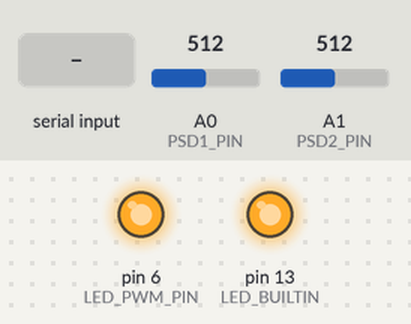
Recording of a sketch running on a simulated Arduino Uno, built with avr-gcc and run on an emulated ATmega328P. Shown: output pins drawn as LEDs (lit = HIGH). Dashed ring = blinking. The test bench sets the inputs (shaded band); at power-on: A0 (PSD1_PIN) = 512, A1 (PSD2_PIN) = 512. What the sketch prints to the serial monitor is not drawn.

Above: at 1.9 s.
2.0 s: "r" received over Serial
At 3.71 s:
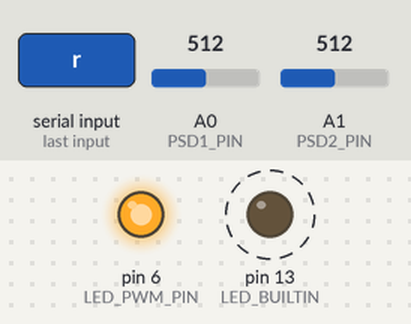
At 5.8 s:
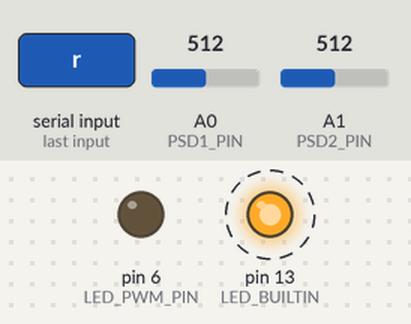
Timing chart, 0 to 11.0 s (numbered marks = the images above; inputs shaded):
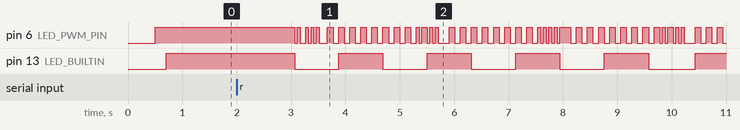

Measured:
- after the input at 2.0 s, pin 13 (LED_BUILTIN): alternates HIGH for 0.81 s and LOW for 0.82 s, starting after 1.1 s

The sketch:

calibrateB.ino
```cpp
// 标定模块 B版本：不使用ADS1115，Arduino直接读取PSD两路运放输出。
// PSD通道1接A0，PSD通道2接A1。
#include <Arduino.h>

// ================= 参数定义 =================
#define LED_PWM_PIN    6               // 外置LED PWM控制（标定光源，分级亮度）
#define LED_BUILTIN    13              // 板载LED
#define PSD1_PIN        A0              // PSD通道1运放输出
#define PSD2_PIN        A1              // PSD通道2运放输出

const float    SAMPLE_RESISTOR = 220.0;    // 采样电阻阻值 Ω
const uint8_t  NUM_LEVELS      = 6;        // 标定档位数量
const uint8_t  PWM_LEVELS[NUM_LEVELS] = { 42, 84, 126, 168, 210, 255 };  // 各级PWM占空比(0~255)
const uint16_t SETTLE_MS       = 500;      // 每级稳定等待时间 ms (演示缩短)
const uint8_t  SAMPLES_PER_LEVEL = 17;     // 每级采样组数（6级累计约100组）
const uint16_t CALIB_SAMPLES   = 100;      // 每轮累计数据组数，满后输出推荐标定值
const uint16_t BASE_SAMPLES    = 200;      // 环境光采样次数
const uint16_t BLINK_INTERVAL  = 800;      // 板载LED闪烁间隔 ms

// ================= 全局变量 =================
float V1_ambient = 0;                      // PSD通道1环境光电压 V
float V2_ambient = 0;                      // PSD通道2环境光电压 V
float sumP = 0, sumI = 0, sumPP = 0, sumPI = 0, sumII = 0;  // 最小二乘累积量
uint16_t count = 0;                        // 本轮累计数据组数
uint8_t level = 0;                         // 当前档位
uint8_t levelSample = 0;                   // 当前档位内已采组数

// ================= 灯语 (与A版本完全一致) =================
void statusSlowBlink() {
  static uint32_t timer = 0;
  static bool state = false;
  if (millis() - timer > BLINK_INTERVAL) {
    timer = millis();
    state = !state;
    digitalWrite(LED_BUILTIN, state);
  }
}

// 标定过程中 D6 快闪（100 ms 周期、50% 占空比）。
void externalCalibrateBlink() {
  static uint32_t timer = 0;
  static bool state = false;
  if (millis() - timer >= 50) {
    timer = millis();
    state = !state;
    digitalWrite(LED_PWM_PIN, state);
  }
}

// ================= 环境光测量（Arduino内置ADC） =================
void measureAmbient() {
  float sum1 = 0, sum2 = 0;
  Serial.println(F("检测环境光中..."));
  for (uint16_t i = 0; i < BASE_SAMPLES; i++) {
    sum1 += analogRead(PSD1_PIN) * 5.0 / 1023.0;
    sum2 += analogRead(PSD2_PIN) * 5.0 / 1023.0;
    delay(5);
  }
  V1_ambient = sum1 / BASE_SAMPLES;
  V2_ambient = sum2 / BASE_SAMPLES;
}

// 归一化位置算子 P = (V2 - V1) / (V1 + V2)
float readP() {
  float V1 = analogRead(PSD1_PIN) * 5.0 / 1023.0 - V1_ambient;
  float V2 = analogRead(PSD2_PIN) * 5.0 / 1023.0 - V2_ambient;
  if (V1 < 0) { V1 = 0; }
  if (V2 < 0) { V2 = 0; }
  float sum = V1 + V2;
  return (sum > 0.001) ? ((V2 - V1) / sum) : 0;
}

// 重置本轮累积量
void resetSums() {
  sumP = 0; sumI = 0; sumPP = 0; sumPI = 0; sumII = 0;
}

// ================= 最小二乘拟合 I = k_IP·P + b_IP 并输出推荐标定值 (与A版本一致) =================
void fitAndReport() {
  uint16_t n = count;
  float denom = n * sumPP - sumP * sumP;
  float k_IP = (denom > 0) ? (n * sumPI - sumP * sumI) / denom : 0;
  float b_IP = (sumI - k_IP * sumP) / n;

  // 相关系数 R²（由累积量直接计算）
  float meanI = sumI / n;
  float ssTot = sumII - n * meanI * meanI;
  float ssRes = sumII + k_IP * k_IP * sumPP + n * b_IP * b_IP
              - 2 * k_IP * sumPI - 2 * b_IP * sumI + 2 * k_IP * b_IP * sumP;
  float r2 = (ssTot > 0) ? (1 - ssRes / ssTot) : 0;

  Serial.println();
  Serial.println(F("==================== 推荐标定值 ===================="));
  Serial.print(F("k_IP = "));
  Serial.print(k_IP, 6);
  Serial.println(F(" mA/单位P"));
  Serial.print(F("b_IP = "));
  Serial.print(b_IP, 6);
  Serial.println(F(" mA"));
  Serial.print(F("R²   = "));
  Serial.println(r2, 6);
  Serial.println(F("=================================================="));
}

// ================= 初始化 =================
void setup() {
  Serial.begin(115200);
  delay(500);
  pinMode(LED_PWM_PIN, OUTPUT);
  pinMode(PSD1_PIN, INPUT);
  pinMode(PSD2_PIN, INPUT);
  pinMode(LED_BUILTIN, OUTPUT);
  digitalWrite(LED_PWM_PIN, HIGH);        // 启动前外置LED常亮

  Serial.print(F("初始化PSD直连采集... "));
  delay(200);
  Serial.println(F("完成"));

  // 初始化完成，板载LED常亮
  digitalWrite(LED_BUILTIN, HIGH);

  Serial.println();
  Serial.println(F("=============================="));
  Serial.println(F("       标定校准模块"));
  Serial.println(F("=============================="));
  Serial.println(F("----------------------------------"));
  Serial.println(F("初始化完成! 按r键开始分级标定采样"));
  Serial.println(F("----------------------------------"));
}

// ================= 主循环 =================
void loop() {
  static bool started = false;

  if (!started) {
    if (Serial.available()) {
      if (Serial.read() == 'r') {
        started = true;
        count = 0; level = 0; levelSample = 0;
        resetSums();
        Serial.println(F("开始标定采样"));
        while (Serial.available()) { Serial.read(); }
      }
    }
    return;
  }

  statusSlowBlink();
  externalCalibrateBlink();               // 标定采样中外置LED快闪
  // 每轮开始时：重新测量环境光（对应系统零点b）
  if (count == 0 && level == 0 && levelSample == 0) {
    measureAmbient();
    Serial.print(F("环境光 V1 = "));
    Serial.print(V1_ambient, 5);
    Serial.print(F(" V  V2 = "));
    Serial.print(V2_ambient, 5);
    Serial.println(F(" V"));
  }

  // 切换档位：等待系统稳定
  if (levelSample == 0) {
    Serial.print(F("标定级 "));
    Serial.print(level + 1);
    Serial.print(F("/"));
    Serial.print(NUM_LEVELS);
    Serial.print(F("  PWM="));
    Serial.print(PWM_LEVELS[level]);
    Serial.println(F("  等待稳定..."));

    uint32_t t0 = millis();
    while (millis() - t0 < SETTLE_MS) {
      statusSlowBlink();
      externalCalibrateBlink();
      delay(50);
    }
  }

  // 按当前PWM档位计算理论驱动电流，并读取实际PSD位置算子。
  float duty = PWM_LEVELS[level];
  float I = duty / 255.0 * 5.0 / SAMPLE_RESISTOR * 1000.0;
  float P = readP();
  sumP += P; sumI += I; sumPP += P * P; sumPI += P * I; sumII += I * I;
  count++;
  levelSample++;

  Serial.print(F("I="));
  Serial.print(I, 5);
  Serial.print(F(" mA\tP="));
  Serial.println(P, 6);

  // 该级采满后切换下一档
  if (levelSample >= SAMPLES_PER_LEVEL) {
    levelSample = 0;
    level = (level + 1) % NUM_LEVELS;
  }

  // 每累计满 CALIB_SAMPLES 组：拟合并输出推荐标定值，随后重新测环境光进入下一轮
  if (count >= CALIB_SAMPLES) {
    fitAndReport();                       // 输出推荐 k_IP、b_IP、R²
    digitalWrite(LED_PWM_PIN, HIGH);      // 输出推荐标定值时外置LED常亮
    delay(1500);
    digitalWrite(LED_PWM_PIN, LOW);       // 外置LED熄灭，进入下一轮
    resetSums();
    count = 0; level = 0; levelSample = 0;
    Serial.println(F("开始新一轮标定采样"));
  }

  delay(100);
}
```
